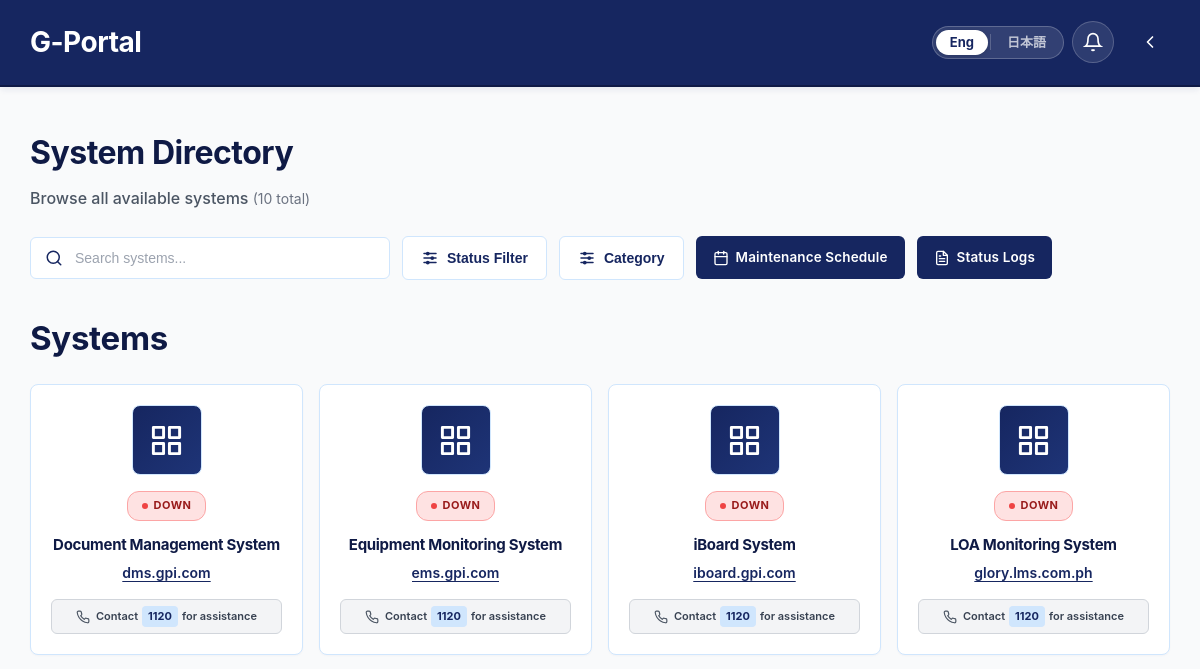
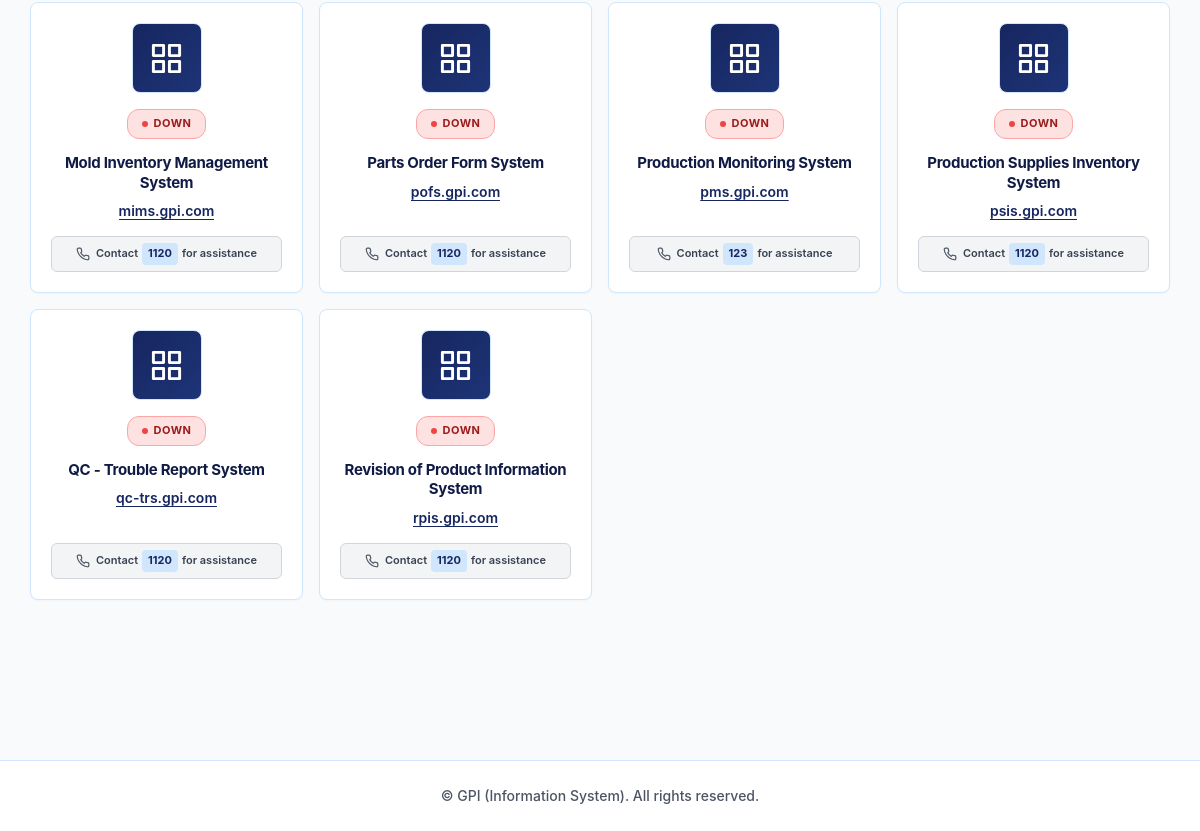
The page /pages/viewer.php on the database as committed earlier (2 pictures, top to bottom).
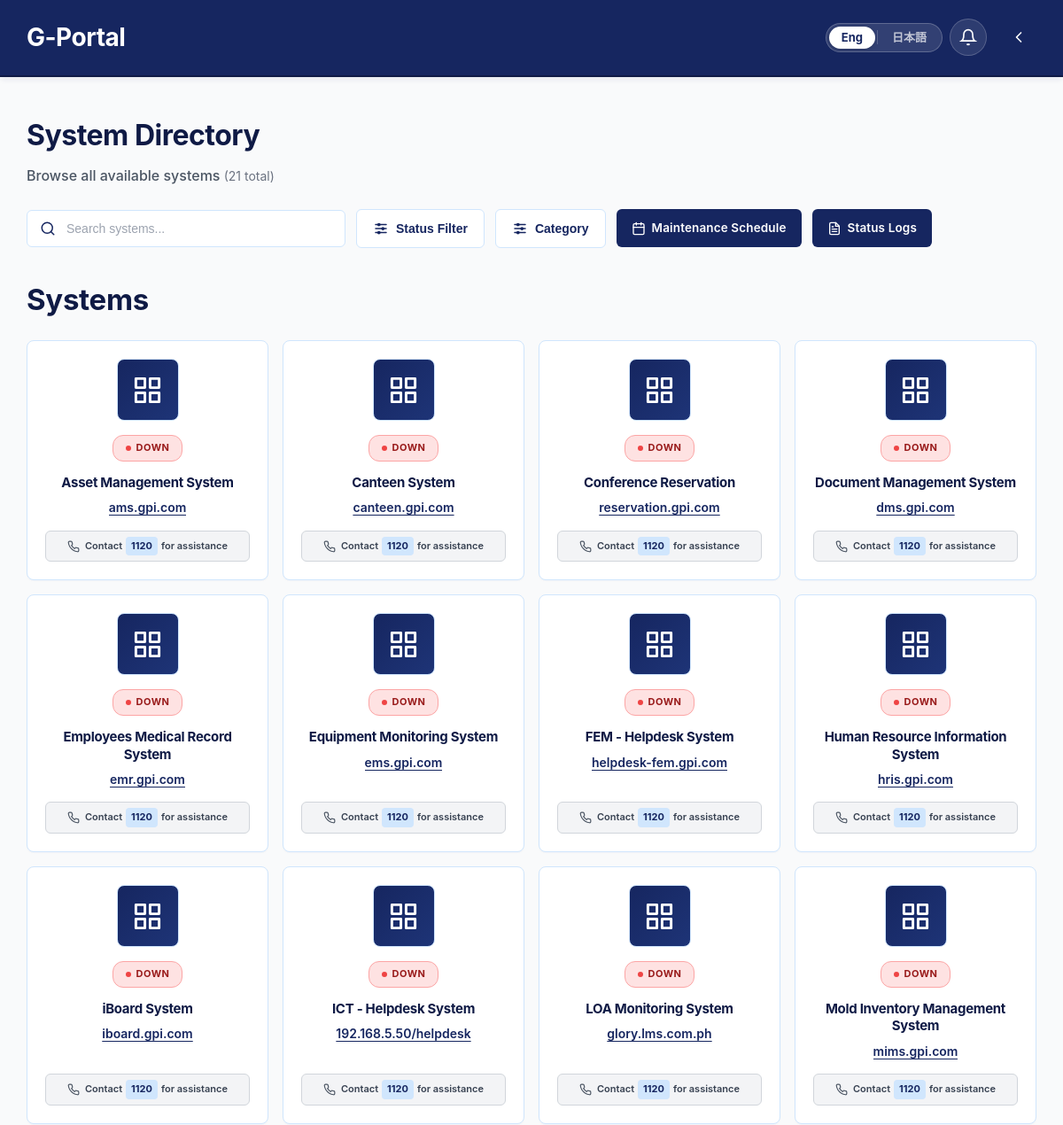
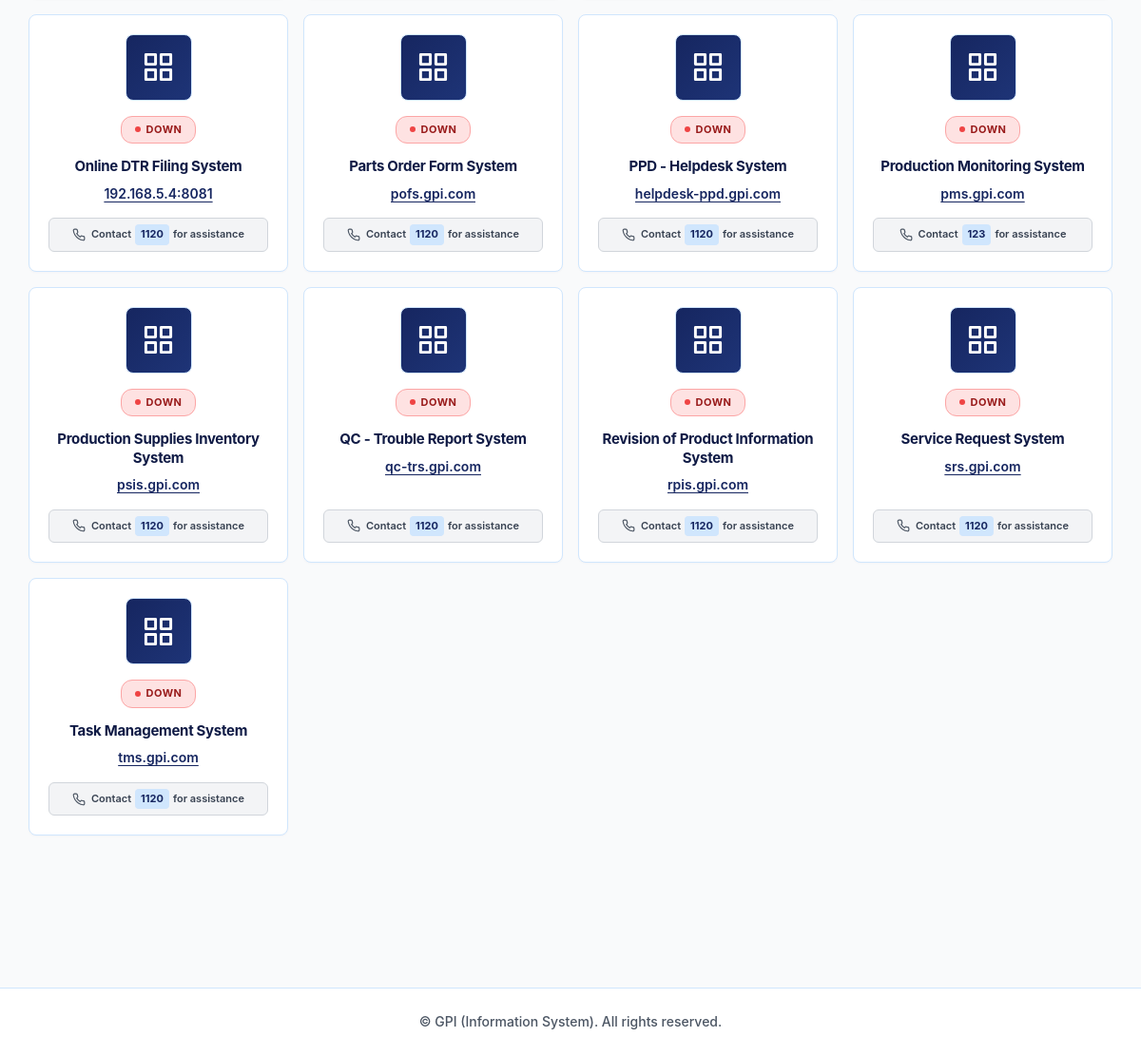
The same page on the database as committed later (2 pictures, top to bottom).
### tables this page shows
CREATE TABLE `systems` (
  `id` int(10) UNSIGNED NOT NULL,
  `name` varchar(255) NOT NULL,
  `category` varchar(100) NOT NULL DEFAULT 'Direct',
  `domain` varchar(255) NOT NULL,
  `japanese_domain` varchar(255) DEFAULT NULL,
  `badge_url` varchar(500) DEFAULT NULL,
  `logo` varchar(255) DEFAULT NULL,
  `description` varchar(1000) DEFAULT NULL COMMENT 'System description (max 1000 chars)',
  `japanese_description` text DEFAULT NULL,
  `contact_number` varchar(50) DEFAULT '123',
  `status` enum('online','offline','maintenance','down','archived') DEFAULT 'online',
  `created_at` timestamp NOT NULL DEFAULT current_timestamp(),
  `updated_at` timestamp NOT NULL DEFAULT current_timestamp() ON UPDATE current_timestamp(),
  `exclude_health_check` tinyint(1) NOT NULL DEFAULT 0 COMMENT '1 = skip this system during automated health checks'
);

### pages/viewer.php (the view, shortened to what this page needs)
<?php
$conn = getDBConnection();
$catResult  = $conn->query("SELECT name, sort_order FROM categories ORDER BY sort_order ASC");
$dbCategories = [];
while ($row = $catResult->fetch_assoc()) {
    $dbCategories[] = $row;
}
$result = $conn->query("SELECT *, COALESCE(japanese_domain, '') as japanese_domain FROM systems ORDER BY created_at DESC");
$systems = [];
while ($row = $result->fetch_assoc()) { $systems[] = $row; }
usort($systems, function($a, $b) {
    return strcasecmp($a['name'] ?? '', $b['name'] ?? '');
});
$statusLabels = [
    'online' => 'Online', 'offline' => 'Offline',
    'maintenance' => 'Maintenance', 'down' => 'Down', 'archived' => 'Archived'
];
$totalSystems = count(array_filter($systems, fn($s) => ($s['status'] ?? '') !== 'archived'));
?>
<!DOCTYPE html>
<html lang="en">
<head>
    <link rel="stylesheet" href="../assets/css/viewer.css">
    <link rel="stylesheet" href="../assets/css/notifications.css">
</head>
<body class="viewer-page">
    <header class="viewer-header">
        <div class="header-content">
            <h1>G-Portal</h1>
            <div class="header-right">
                <div class="jp-lang-switcher" id="jpLangSwitcher">
                    <button class="jp-lang-option" id="jpLangEng" onclick="setLanguage('en')">
                        Eng
                    </button>
                    <button class="jp-lang-option" id="jpLangJp" onclick="setLanguage('jp')">
                        日本語
                    </button>
                </div>
                <div class="notification-bell">
                    <button class="bell-button" onclick="toggleNotifications()" title="Notifications">
                        <svg width="24" height="24" viewBox="0 0 24 24" fill="none" stroke="currentColor" stroke-width="2">
                            <path d="M18 8A6 6 0 0 0 6 8c0 7-3 9-3 9h18s-3-2-3-9"></path>
                            <path d="M13.73 21a2 2 0 0 1-3.46 0"></path>
                        </svg>
                    </button>
                </div>
                <button class="arrow-toggle" id="arrowToggle" onclick="toggleLogin()">
                    <svg width="20" height="20" viewBox="0 0 24 24" fill="none" stroke="currentColor" stroke-width="2" stroke-linecap="round" stroke-linejoin="round"><polyline points="9 18 15 12 9 6"></polyline></svg>
                </button>
            </div>
        </div>
    </header>
    <main class="viewer-main">
        <div class="viewer-container">
            <div class="page-header">
                <div class="page-title-section">
                    <h2 class="page-title">System Directory</h2>
                    <p class="page-subtitle">
                        Browse all available systems
                        <span class="system-count" id="systemCount">(<?php echo $totalSystems; ?> total)</span>
                    </p>
                </div>
                <div class="search-section">
                    <div class="search-wrapper-viewer">
                        <input type="text" id="viewerSearchBox" class="search-box-viewer"
                               placeholder="Search systems..." onkeyup="searchSystemsViewer()" aria-label="Search systems">
                        <div class="filter-container-viewer">
                            <button type="button" class="btn-filter-viewer" id="statusFilterBtn" onclick="toggleFilterViewer(event)" aria-label="Filter by status">
                                Status Filter
                            </button>
                        </div>
                        <div class="filter-container-viewer">
                            <button type="button" class="btn-filter-viewer" id="categoryFilterBtn" onclick="toggleCategoryFilterViewer(event)" aria-label="Filter by category">
                                Category
                            </button>
                        </div>
                        <div class="maint-btn-wrapper" id="maintBtnWrapper">
                            <a href="viewer_maintenance.php" class="btn-maintenance-viewer" id="maintBtn">
                                Maintenance Schedule
                            </a>
                        </div>
                        <a href="https://uptime.gpi.com" target="_blank" rel="noopener noreferrer" class="btn-status-logs-viewer" title="View system status change history">
                            Status Logs
                        </a>
                    </div>
                </div>
            </div>
            <div id="viewerSystemsContainer">
                <?php if (empty($systems)): ?>
                    <div class="systems-grid-viewer">
                        <div class="empty-state-viewer">
                            <svg width="80" height="80" viewBox="0 0 24 24" fill="none" stroke="currentColor" stroke-width="1.5"><rect x="3" y="3" width="18" height="18" rx="2" ry="2"></rect><line x1="9" y1="9" x2="15" y2="15"></line><line x1="15" y1="9" x2="9" y2="15"></line></svg>
                            <h3>No Systems Available</h3>
                            <p>There are currently no systems to display</p>
                        </div>
                    </div>
                <?php else: ?>
                    <div class="viewer-category-group" data-category="all">
                        <h3 class="viewer-section-title">Systems</h3>
                        <div class="systems-grid-viewer">
                        <?php foreach ($systems as $system): ?>
                            <?php
                            $status        = $system['status'] ?? 'online';
                            $statusLabel   = $statusLabels[$status] ?? 'Online';
                            $contactNumber = $system['contact_number'] ?? '123';
                            ?>
                            <div class="system-card-viewer"
                                data-system-id="<?php echo $system['id']; ?>"
                                data-status="<?php echo htmlspecialchars($status); ?>"
                                data-category="<?php echo htmlspecialchars($system['category'] ?? $dbCategories[0]['name'] ?? 'Direct'); ?>"
                                data-contact-number="<?php echo htmlspecialchars($contactNumber); ?>"
                                data-japanese-domain="<?php echo htmlspecialchars($system['japanese_domain'] ?? ''); ?>"
                                data-description="<?php echo htmlspecialchars($system['description'] ?? ''); ?>"
                                data-japanese-description="<?php echo htmlspecialchars($system['japanese_description'] ?? ''); ?>"
                                data-network-type="<?php echo htmlspecialchars($system['network_type'] ?? 'https'); ?>"
                                tabindex="0" role="article"
                                onclick="openDomainViewer(this)"
                                style="cursor: pointer;">
                                <?php if (!empty($system['logo']) && file_exists('../' . $system['logo'])): ?>
                                    <img src="../<?php echo htmlspecialchars($system['logo']); ?>" alt="<?php echo htmlspecialchars($system['name']); ?> logo" class="system-logo-viewer">
                                <?php else: ?>
                                    <div class="system-logo-placeholder-viewer">
                                    </div>
                                <?php endif; ?>
                                <div class="status-badge-viewer status-<?php echo htmlspecialchars($status); ?>">
                                    <span class="status-indicator-viewer"></span>
                                    <?php echo $statusLabel; ?>
                                </div>
                                <h3 class="system-name-viewer">
                                    <?php echo htmlspecialchars($system['name']); ?>
                                </h3>
                                <span class="system-domain-viewer"><?php echo htmlspecialchars($system['domain']); ?></span>
                                <?php if (in_array($status, ['maintenance', 'offline', 'down'])): ?>
                                    <div class="system-contact-message">
                                        Contact <span class="contact-number"><?php echo htmlspecialchars($contactNumber); ?></span> for assistance
                                    </div>
                                <?php endif; ?>
                            </div>
                        <?php endforeach; ?>
                        </div>
                    </div>
                <?php endif; ?>
            </div>
        </div>
    </main>
    <footer class="viewer-footer">
        <p> © GPI (Information System). All rights reserved. </p>
    </footer>
</body>
</html>

### assets/css/notifications.css (style rules this page uses)
.notification-bell { position: relative; display: inline-block; flex-shrink: 0; }
.bell-button { position: relative; background: rgba(255, 255, 255, 0.1); border: 1px solid rgba(255, 255, 255, 0.2); cursor: pointer; padding: 10px; border-radius: 50%; transition: all 0.2s; display: flex; align-items: center; justify-content: center; }
.bell-button svg { width: 20px; height: 20px; color: #ffffff; }

Rows that differ between the two databases and show on the page:
added systems: status "DOWN", name "Asset Management System", domain "ams.gpi.com", contact_number "1120"
added systems: status "DOWN", name "Canteen System", domain "canteen.gpi.com", contact_number "1120"
added systems: status "DOWN", name "Conference Reservation", domain "reservation.gpi.com", contact_number "1120"
added systems: status "DOWN", name "Employees Medical Record System", domain "emr.gpi.com", contact_number "1120"
added systems: status "DOWN", name "FEM - Helpdesk System", domain "helpdesk-fem.gpi.com", contact_number "1120"
added systems: status "DOWN", name "Human Resource Information System", domain "hris.gpi.com", contact_number "1120"
added systems: status "DOWN", name "ICT - Helpdesk System", domain "192.168.5.50/helpdesk", contact_number "1120"
added systems: status "DOWN", name "Online DTR Filing System", domain "192.168.5.4:8081", contact_number "1120"
added systems: status "DOWN", name "PPD - Helpdesk System", domain "helpdesk-ppd.gpi.com", contact_number "1120"
added systems: status "DOWN", name "Service Request System", domain "srs.gpi.com", contact_number "1120"
added systems: status "DOWN", name "Task Management System", domain "tms.gpi.com", contact_number "1120"
Other text that changed with them:
text written by a page script: "(10 total)" → "(21 total)"
